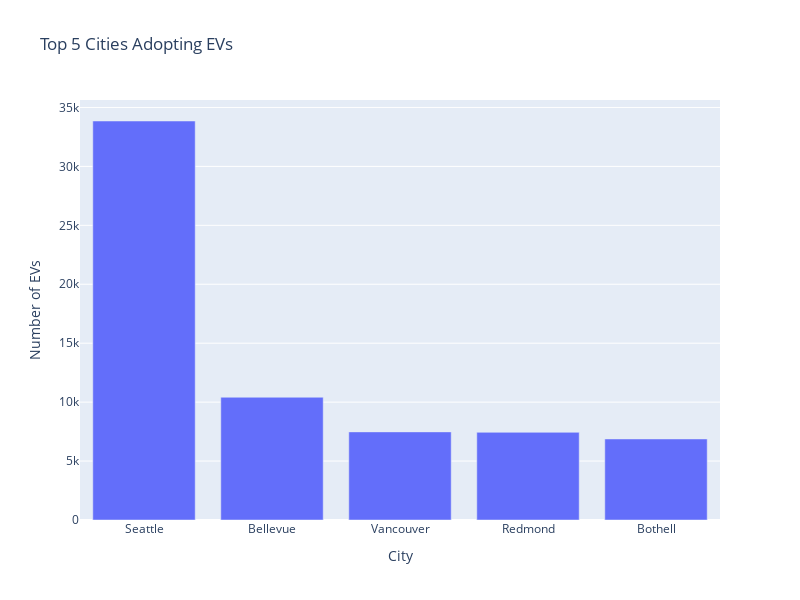

The notebook cell saved with this chart:
### Markdown cell above
##### Which are the top 5 cities adopting EVs?

### Code cell
# 6. Top 5 cities adopting EVs
top_cities = population_data['City'].value_counts().head(5)

# Display the results
print("Top 5 Cities Adopting EVs:")
print(top_cities)

# Create a bar chart for top cities
fig6 = px.bar(top_cities, x=top_cities.index, y=top_cities.values,
               title='Top 5 Cities Adopting EVs',
               labels={'x': 'City', 'y': 'Number of EVs'},
                       width=800,  # Set figure width
             height=600)  # Set figure heigh)
fig6.show()

### Figure 1 — Plotly figure (JSON) as saved in the notebook; plotly's stock layout.template omitted (floating-point values rounded to 4 significant figures)
{"data": [{"alignmentgroup": "True", "hovertemplate": "City=%{x}<br>Number of EVs=%{y}<extra></extra>", "legendgroup": "", "marker": {"color": "#636efa", "pattern": {"shape": ""}}, "name": "", "offsetgroup": "", "orientation": "v", "showlegend": false, "textposition": "auto", "type": "bar", "x": ["Seattle", "Bellevue", "Vancouver", "Redmond", "Bothell"], "xaxis": "x", "y": [33851, 10413, 7475, 7437, 6875], "yaxis": "y"}], "layout": {"barmode": "relative", "height": 600, "legend": {"tracegroupgap": 0}, "title": {"text": "Top 5 Cities Adopting EVs"}, "width": 800, "xaxis": {"anchor": "y", "autorange": true, "domain": [0, 1], "range": [-0.5, 4.5], "title": {"text": "City"}, "type": "category"}, "yaxis": {"anchor": "x", "autorange": true, "domain": [0, 1], "range": [0, 35630.0], "title": {"text": "Number of EVs"}, "type": "linear"}}}
